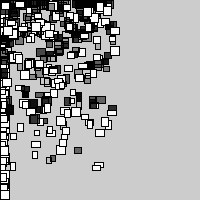
Frame 1 (no input)
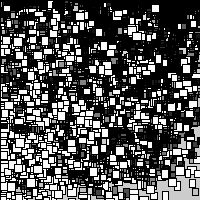
Frame 60 (the mouse pressed at the canvas centre just before this capture)
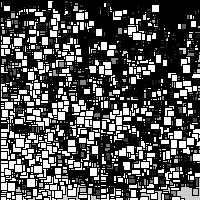
Frame 120 (the mouse held since frame 60 and released just before this capture)

The Processing sketch that drew these frames (run headless with seeded random() and noise(); from frame 60 on, the mouse is pressed at the canvas centre):

// Processing sketch: processing_87615
// ── processing_87615.pde

void setup() {
  size(200, 200);
}

void draw() {
  for (int x = 0; x < width; x += int(random(0,200))) {
    for (int y = 0; y < height; y += int(random(30,40))) {
      for (int colors = 0; colors < 255; colors += int(random(10))) {
        if (random(0,x) > random (0,y)){
          fill(0,0,0, colors);
          println(width);
        }
        else {
          fill(252,252,252);
        }
        rect(int(random(mouseX,x)), int(random(mouseY,y)), int(random(5,10)), int(random(5, 10)));
      }
    }
  }
}
